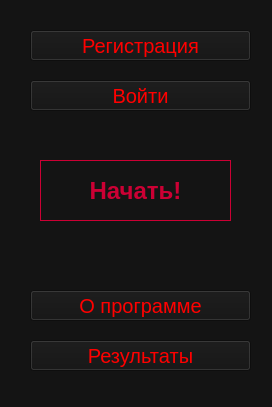
<?xml version="1.0" encoding="UTF-8"?>
<ui version="4.0">
 <class>head_menu_window</class>
 <widget class="QMainWindow" name="head_menu_window">
  <property name="enabled">
   <bool>true</bool>
  </property>
  <property name="geometry">
   <rect>
    <x>0</x>
    <y>0</y>
    <width>272</width>
    <height>407</height>
   </rect>
  </property>
  <property name="minimumSize">
   <size>
    <width>272</width>
    <height>407</height>
   </size>
  </property>
  <property name="maximumSize">
   <size>
    <width>272</width>
    <height>407</height>
   </size>
  </property>
  <property name="windowTitle">
   <string>MainWindow</string>
  </property>
  <property name="styleSheet">
   <string notr="true">background: #141414;</string>
  </property>
  <widget class="QWidget" name="centralwidget">
   <widget class="QPushButton" name="button_begin">
    <property name="geometry">
     <rect>
      <x>40</x>
      <y>160</y>
      <width>191</width>
      <height>61</height>
     </rect>
    </property>
    <property name="styleSheet">
     <string notr="true">QPushButton {
    border: 1px solid #cc0034;
    background: none;
    color: #cc0034;
	font-size: 24px;
	font-family: 'gilroy';
	font-weight: 900;
}
QPushButton:hover {
    background: #cc0034;
    color: #141414;
} </string>
    </property>
    <property name="text">
     <string>Начать!</string>
    </property>
   </widget>
   <widget class="QPushButton" name="button_about_programm">
    <property name="geometry">
     <rect>
      <x>30</x>
      <y>290</y>
      <width>221</width>
      <height>31</height>
     </rect>
    </property>
    <property name="styleSheet">
     <string notr="true">QPushButton {
    color: red;
	font-size: 20px;
}

QPushButton:hover {
    color: white;
}</string>
    </property>
    <property name="text">
     <string>О программе</string>
    </property>
   </widget>
   <widget class="QPushButton" name="button_come_in">
    <property name="geometry">
     <rect>
      <x>30</x>
      <y>80</y>
      <width>221</width>
      <height>31</height>
     </rect>
    </property>
    <property name="styleSheet">
     <string notr="true">QPushButton {
    color: red;
	font-size: 20px;
}

QPushButton:hover {
    color: white;
}</string>
    </property>
    <property name="text">
     <string>Войти</string>
    </property>
   </widget>
   <widget class="QPushButton" name="head_button_registr">
    <property name="geometry">
     <rect>
      <x>30</x>
      <y>30</y>
      <width>221</width>
      <height>31</height>
     </rect>
    </property>
    <property name="styleSheet">
     <string notr="true">QPushButton {
    color: red;
	font-size: 20px;
}

QPushButton:hover {
    color: white;
}</string>
    </property>
    <property name="text">
     <string>Регистрация</string>
    </property>
   </widget>
   <widget class="QPushButton" name="button_result_list">
    <property name="geometry">
     <rect>
      <x>30</x>
      <y>340</y>
      <width>221</width>
      <height>31</height>
     </rect>
    </property>
    <property name="styleSheet">
     <string notr="true">QPushButton {
    color: red;
	font-size: 20px;
}

QPushButton:hover {
    color: white;
}</string>
    </property>
    <property name="text">
     <string>Результаты</string>
    </property>
   </widget>
   <zorder>button_result_list</zorder>
   <zorder>head_button_registr</zorder>
   <zorder>button_come_in</zorder>
   <zorder>button_about_programm</zorder>
   <zorder>button_begin</zorder>
  </widget>
  <widget class="QStatusBar" name="statusbar"/>
 </widget>
 <resources/>
 <connections/>
</ui>
